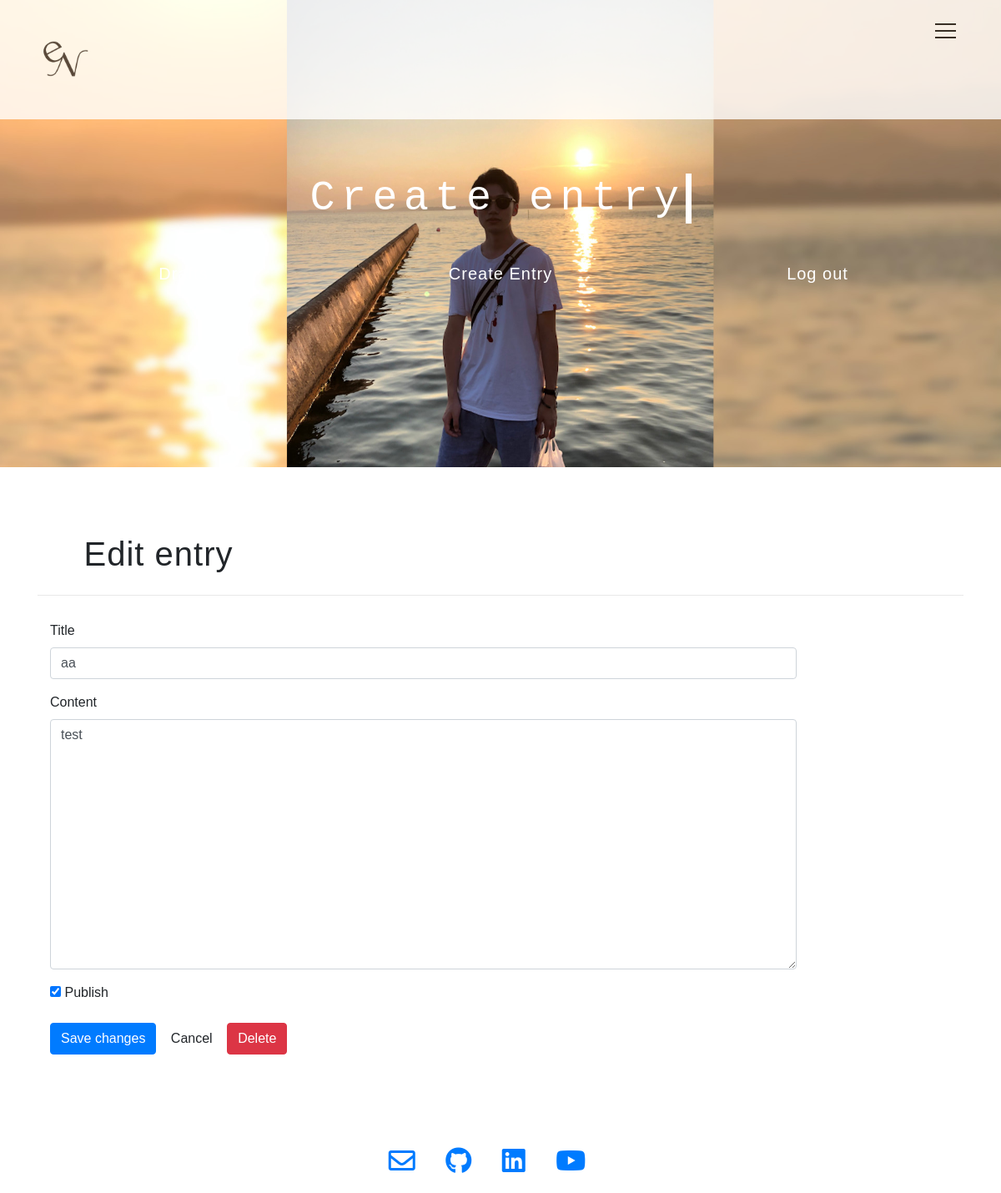
The app's page /blog/aa/edit/ (signed in), older data.
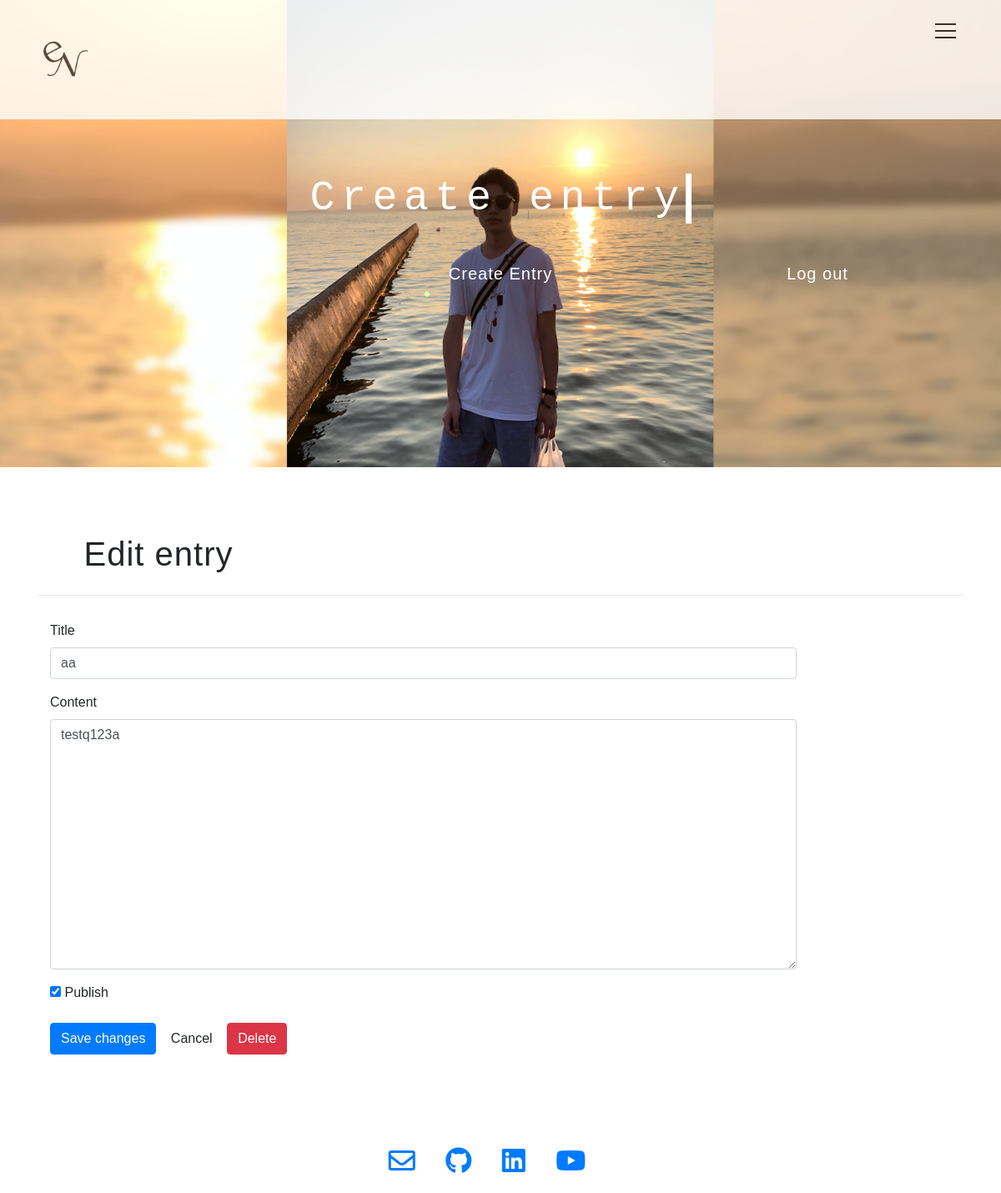
The same page, newer data.
### eureyuri.py (models this page shows, shortened)
class Entry(flask_db.Model):
    title = CharField()
    slug = CharField(unique=True)
    content = TextField()
    published = BooleanField(index=True)
    timestamp = DateTimeField(default=datetime.datetime.now, index=True)

### eureyuri.py (the view)
@app.route('/blog/<slug>/edit/', methods=['GET', 'POST'])
@login_required
def edit(slug):
    entry = get_object_or_404(Entry, Entry.slug == slug)
    return _create_or_edit(entry, 'edit.html')

### eureyuri.py (called while the page is built, shortened)
def login_required(fn):
    @functools.wraps(fn)
    def inner(*args, **kwargs):
        if session.get('logged_in'):
            return fn(*args, **kwargs)
        return redirect(url_for('login', next=request.path))
    return inner

def _create_or_edit(entry, template):
    return render_template(template, entry=entry)

### templates/edit.html (shortened to what this page needs)
{% extends "create.html" %}
{% block content_title %}Edit entry{% endblock %}
{% block form_action %}{{ url_for('edit', slug=entry.slug) }}{% endblock %}
{% block save_button %}Save changes{% endblock %}
{% block delete_button %}<button class="btn btn-danger" type="submit">Delete</button>{% endblock %}

### templates/create.html (shortened to what this page needs)
{% extends "base.html" %}
{% block head %}Create entry{% endblock %}
{% block content %}
  <form action="{% block form_action %}{{ url_for('create') }}{% endblock %}" class="form-horizontal" method="post">
    <div class="form-group">
      <label for="title" class="col-sm-2 control-label">Title</label>
      <div class="col-sm-10">
        <input class="form-control" id="title" name="title" type="text" value="{{ entry.title }}">
      </div>
    </div>
    <div class="form-group">
      <label for="Content" class="col-sm-2 control-label">Content</label>
      <div class="col-sm-10">
        <textarea class="form-control" id="content" name="content" style="height: 300px;">{{ entry.content }}</textarea>
      </div>
    </div>
    <div class="form-group">
      <div class="col-sm-offset-2 col-sm-10">
        <div class="checkbox">
          <label>
            <input name="published" type="checkbox" value="y"{% if entry.published %} checked="checked"{% endif %}> Publish
          </label>
        </div>
      </div>
    </div>
    <div class="form-group">
      <div class="col-sm-offset-2 col-sm-10">
        <button class="btn btn-primary" type="submit">{% block save_button %}Create{% endblock %}</button>
        <a class="btn btn-default" href="{{ url_for('blog') }}">Cancel</a>
        {% block delete_button %}{% endblock %}
      </div>
    </div>
  </form>
{% endblock %}

Row changes from the older to the newer data that the page shows:
changed Entry "aa": content "test" → "testq123a"
